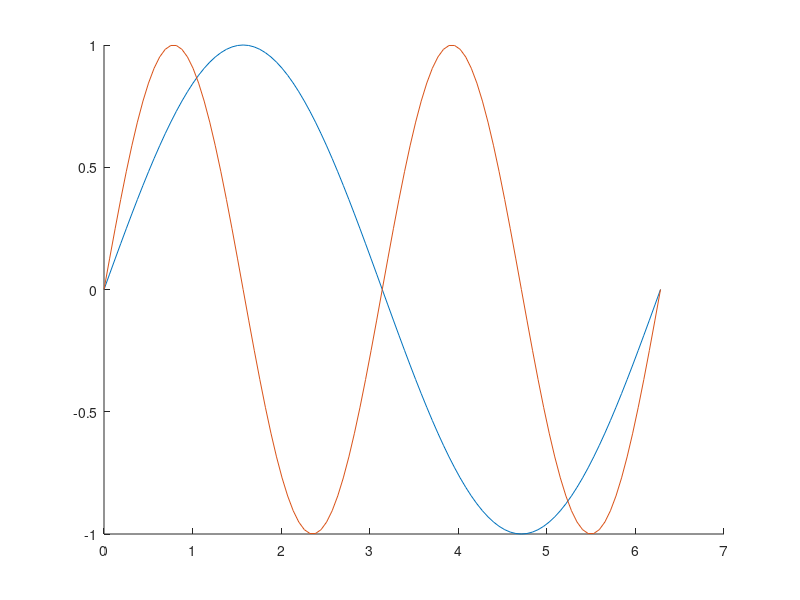

Write the MATLAB code that produced this figure. (Note: this script raises an error after producing the figure.)
#exercise 2:
#f,g,h:[0,2pi]->R

#sinx
y=linspace(0,2*pi,101);
plot(y,sin(y),y,sin(2*y),y,sin(3*y),'k','g','b')
clf
plot(y,sin(y))
hold on
plot(y,sin(2*y))
hold off

f = @(y) sin(y)
fplot(f,[0,2*pi])
hold on
fplot(@(y)sin(2*y))
subplot(3,1,1)
plot(y,sin(y))
subplot(3,1,2)
plot(y,sin(2*y))
subplot(3,1,3)
plot(y,sin(3*y))
